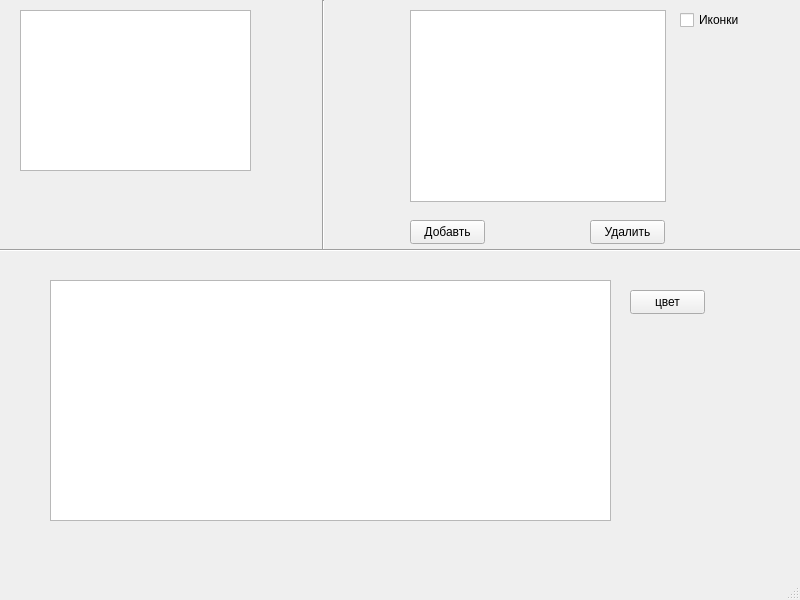
<?xml version="1.0" encoding="UTF-8"?>
<ui version="4.0">
 <class>MainWindow</class>
 <widget class="QMainWindow" name="MainWindow">
  <property name="geometry">
   <rect>
    <x>0</x>
    <y>0</y>
    <width>800</width>
    <height>600</height>
   </rect>
  </property>
  <property name="windowTitle">
   <string>MainWindow</string>
  </property>
  <widget class="QWidget" name="centralwidget">
   <widget class="QPlainTextEdit" name="TextSpecChar">
    <property name="geometry">
     <rect>
      <x>20</x>
      <y>10</y>
      <width>231</width>
      <height>161</height>
     </rect>
    </property>
   </widget>
   <widget class="QListView" name="listProgram">
    <property name="geometry">
     <rect>
      <x>410</x>
      <y>10</y>
      <width>256</width>
      <height>192</height>
     </rect>
    </property>
   </widget>
   <widget class="Line" name="line">
    <property name="geometry">
     <rect>
      <x>313</x>
      <y>0</y>
      <width>20</width>
      <height>251</height>
     </rect>
    </property>
    <property name="orientation">
     <enum>Qt::Vertical</enum>
    </property>
   </widget>
   <widget class="QPushButton" name="Button2Add">
    <property name="geometry">
     <rect>
      <x>410</x>
      <y>220</y>
      <width>75</width>
      <height>24</height>
     </rect>
    </property>
    <property name="text">
     <string>Добавть</string>
    </property>
   </widget>
   <widget class="QPushButton" name="Button2Delete">
    <property name="geometry">
     <rect>
      <x>590</x>
      <y>220</y>
      <width>75</width>
      <height>24</height>
     </rect>
    </property>
    <property name="text">
     <string>Удалить</string>
    </property>
   </widget>
   <widget class="QCheckBox" name="checkIcon">
    <property name="geometry">
     <rect>
      <x>680</x>
      <y>10</y>
      <width>76</width>
      <height>20</height>
     </rect>
    </property>
    <property name="text">
     <string>Иконки</string>
    </property>
    <property name="checked">
     <bool>false</bool>
    </property>
   </widget>
   <widget class="Line" name="line_2">
    <property name="geometry">
     <rect>
      <x>-10</x>
      <y>240</y>
      <width>811</width>
      <height>20</height>
     </rect>
    </property>
    <property name="orientation">
     <enum>Qt::Horizontal</enum>
    </property>
   </widget>
   <widget class="QTableWidget" name="tableComp">
    <property name="geometry">
     <rect>
      <x>50</x>
      <y>280</y>
      <width>561</width>
      <height>241</height>
     </rect>
    </property>
   </widget>
   <widget class="QPushButton" name="Button3Color">
    <property name="geometry">
     <rect>
      <x>630</x>
      <y>290</y>
      <width>75</width>
      <height>24</height>
     </rect>
    </property>
    <property name="text">
     <string>цвет</string>
    </property>
   </widget>
  </widget>
  <widget class="QMenuBar" name="menubar">
   <property name="geometry">
    <rect>
     <x>0</x>
     <y>0</y>
     <width>800</width>
     <height>22</height>
    </rect>
   </property>
  </widget>
  <widget class="QStatusBar" name="statusbar"/>
 </widget>
 <resources/>
 <connections/>
</ui>
